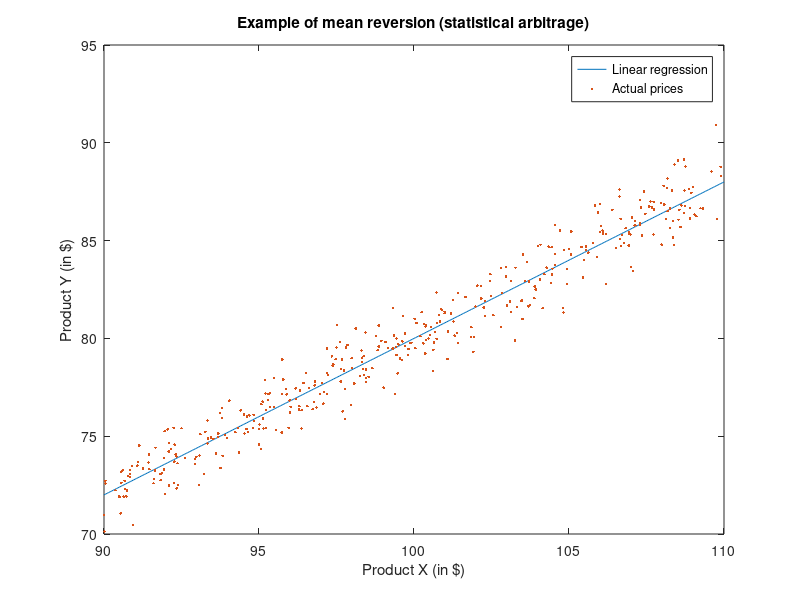

Write the MATLAB code that produced this figure.


figure(1)
xmean=90:0.05:110;
ymean=xmean*0.8;

plot(xmean,ymean)
hold on
title('Example of mean reversion (statistical arbitrage)')
xlabel('Product X (in $)')
ylabel('Product Y (in $)')

xrand=rand(length(xmean),1)*20+90;
yrand=xrand*0.8+normrnd(0,1,length(xmean),1);
plot(xrand,yrand,'.')
legend('Linear regression','Actual prices')